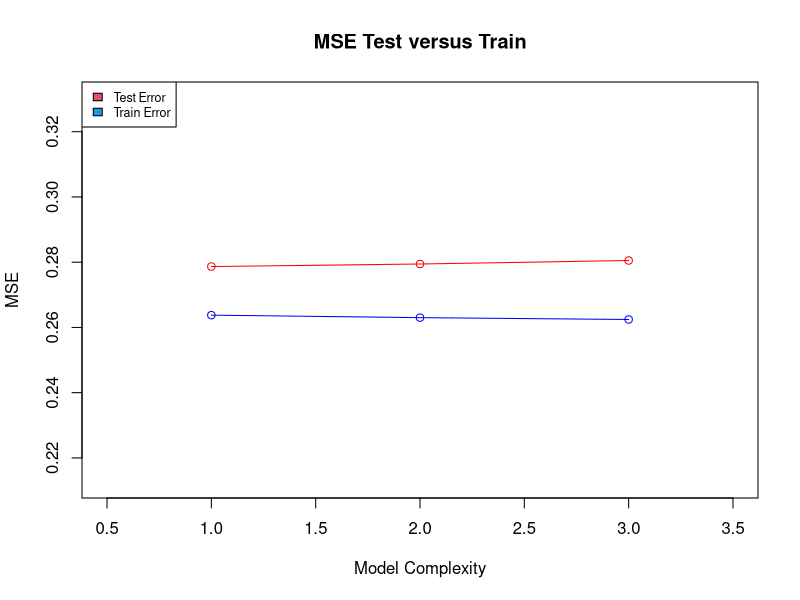
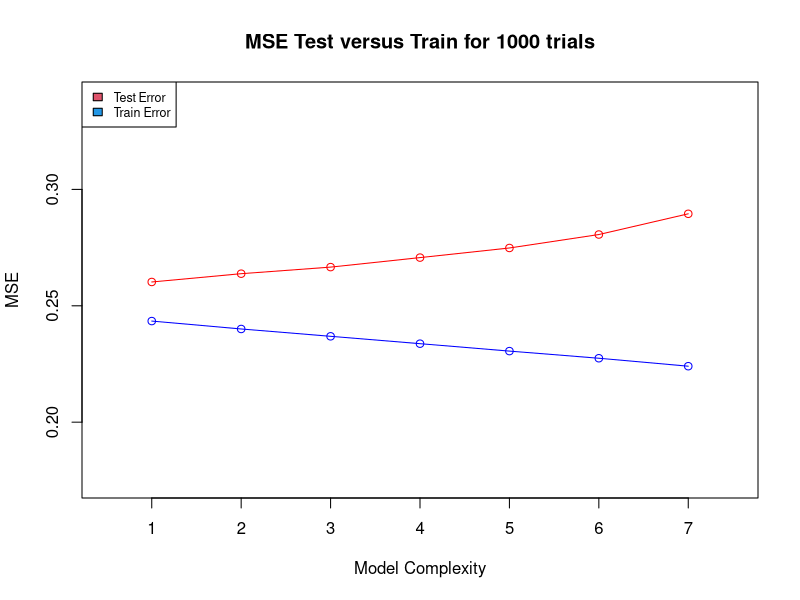

Reproduce these figures in R, in order.
## ---- chunk 1
###single realized data set

set.seed(1)
f <- 3
n <- 1000
x <- runif(n)
Y <- 2 - 6*x + rnorm(n,sd=.5)

train_index <- sample(1:n,floor(.8*n))
train_data <- data.frame(x=x[train_index],Y=Y[train_index])
test_data <- data.frame(x=x[-train_index],Y=Y[-train_index])

trained_errors <- c()
test_errors <- c()

for(i in 1:f){
  model_train <- lm(Y~poly(x,degree=i,raw=T),data=train_data)  
  
  # MSE train
  y_hats_train <- predict(model_train)
  MSE_trained <- mean((train_data$Y-y_hats_train)^2)
  trained_errors[i] <- MSE_trained
  
  # MSE test
  y_hat_test <- predict(model_train,newdata = test_data)
  MSE_test <- mean((test_data$Y-y_hat_test)^2)
  test_errors[i] <- MSE_test
}


plot_range <- range(trained_errors, test_errors)
plot_range <- c(plot_range[1]-.05,plot_range[2]+.05)

plot(x=c(1:f), y=trained_errors,type="o",col="blue", ylim=plot_range,xlim=c(.5,f+.5), main="MSE Test versus Train",xlab="Model Complexity",ylab="MSE")
lines(x=c(1:f),y=test_errors,col="red")

points(x=c(1:f),y=test_errors,col="red")
legend("topleft",legend=c("Test Error","Train Error"),fill=c(2,4),cex=.75)
## ---- chunk 2
f <- 7
set.seed(2)
trains <- matrix(, ncol = f)
tests <- matrix(, ncol = f)

for (i in -500:500){
  n <- 100
  x <- runif(n)
  Y <- 2 - i*x + rnorm(n,sd=.5)
  
  train_index <- sample(1:n,floor(.8*n))
  train_data <- data.frame(x=x[train_index],Y=Y[train_index])
  test_data <- data.frame(x=x[-train_index],Y=Y[-train_index])
  
  trained_errors_i <- c()
  test_errors_i <- c()
  
  for(i in 1:f){
    model_train <- lm(Y~poly(x,degree=i,raw=T),data=train_data)  
    
    # MSE train
    y_hats_train <- predict(model_train)
    MSE_trained <- mean((train_data$Y-y_hats_train)^2)
    trained_errors_i[i] <- MSE_trained
    
    
    # MSE test
    y_hat_test <- predict(model_train,newdata = test_data)
    MSE_test <- mean((test_data$Y-y_hat_test)^2)
    test_errors_i[i] <- MSE_test
  }

  trains <- rbind(trains, trained_errors_i)
  tests <- rbind(tests, test_errors_i)
  }

  trains <- trains[-1, ]
  tests <- tests[-1, ]
  
  train_averages <- c()
  test_average <- c()
  
  for(i in 1:f){
    train_averages[i] <- mean(trains[, i])
    test_average[i] <- mean(tests[, i])
  }
  
plot_range <- range(train_averages, test_average)
plot_range <- c(plot_range[1]-.05,plot_range[2]+.05)

plot(x=c(1:f), y=train_averages,type="o",col="blue", ylim=plot_range,xlim=c(.5,f+.5), main="MSE Test versus Train for 1000 trials",xlab="Model Complexity",ylab="MSE")
lines(x=c(1:f),y=test_average,col="red")

points(x=c(1:f),y=test_average,col="red")
legend("topleft",legend=c("Test Error","Train Error"),fill=c(2,4),cex=.75)
  
  

